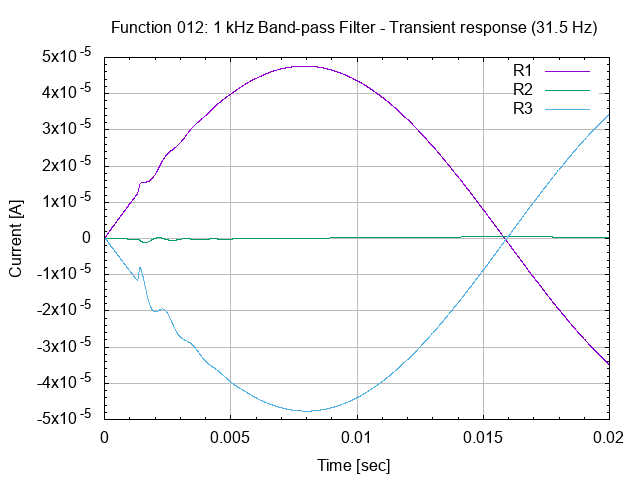

Write gnuplot code to recreate this figure.
# set terminal
set term png

# set graph
set output "26.012.00.02.03.png"
set title "Function 012: 1 kHz Band-pass Filter - Transient response (31.5 Hz)"

# setup Y-axis
set grid ytics lt 1 lw 1 lc rgb "#bbbbbb"
set mytics
set ylabel "Current [A]"

# setup X-axis
set grid xtics lt 1 lw 1 lc rgb "#bbbbbb"
set mxtics
set xrange [0:0.02]
set xlabel "Time [sec]"

# setup plot style
set style data lines
plot '26.012.00.02.03.dat' using 1:2 title "R1", \
     '26.012.00.02.03.dat' using 1:3 title "R2", \
     '26.012.00.02.03.dat' using 1:4 title "R3"

# set output back to default
set output

# reset terminal type
set terminal pop
